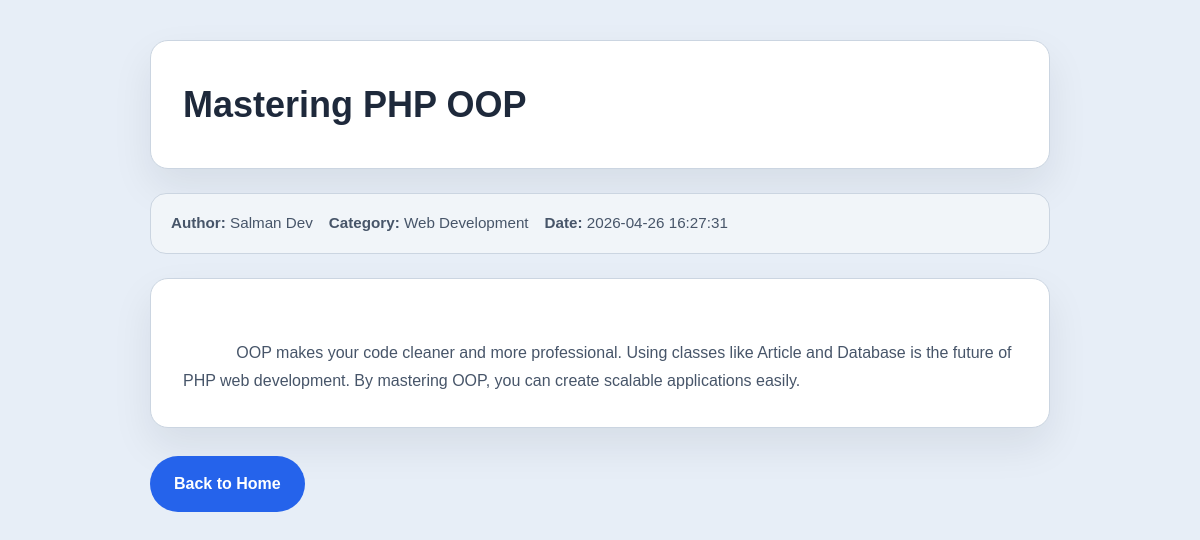
Before: /views/article_detail.php?id=1&source=admin with the older database file.
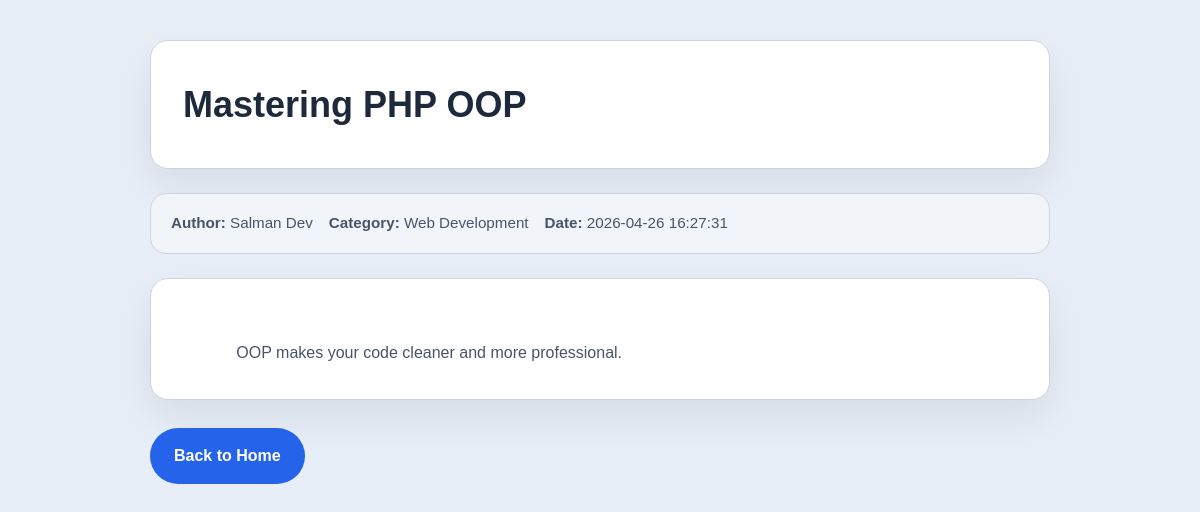
After: the same page with the newer database file.
### tables this page shows
CREATE TABLE IF NOT EXISTS article (
    id_article INT PRIMARY KEY AUTO_INCREMENT,
    title VARCHAR(255) NOT NULL,
    contenu TEXT NOT NULL,
    date_publication DATETIME DEFAULT CURRENT_TIMESTAMP,
    status ENUM('published', 'draft') DEFAULT 'published',
    id_user INT,
    id_catalog INT,
    FOREIGN KEY (id_user) REFERENCES users(id_user) ON DELETE SET NULL,
    FOREIGN KEY (id_catalog) REFERENCES catalog(id_catalog) ON DELETE SET NULL
);

CREATE TABLE IF NOT EXISTS users (
    id_user INT PRIMARY KEY AUTO_INCREMENT,
    name_user VARCHAR(100) NOT NULL,
    email_user VARCHAR(100) UNIQUE NOT NULL,
    password_user VARCHAR(255) NOT NULL,
  
    role ENUM('admin', 'user') DEFAULT 'user' 
);

CREATE TABLE IF NOT EXISTS catalog (
    id_catalog INT PRIMARY KEY AUTO_INCREMENT,
    name_catalog VARCHAR(100) NOT NULL
);

### core/article.php (called while the page is built, shortened)
<?php
class Article {
    private $conn;
    private $table = "article";
    public function __construct($db) {
        $this->conn = $db;
    }
    public function readOne($id) {
        $sql = "SELECT a.*, u.name_user, u.email_user, c.name_catalog
                FROM {$this->table} a
                LEFT JOIN users u ON a.id_user = u.id_user
                LEFT JOIN catalog c ON a.id_catalog = c.id_catalog
                WHERE a.id_article = :id";
        $stmt = $this->conn->prepare($sql);
        $stmt->execute(['id' => $id]);
        return $stmt->fetch(PDO::FETCH_ASSOC);
    }
}

### views/article_detail.php (the view, shortened to what this page needs)
<?php
require_once "../core/article.php";
$database = new Database();
$conn = $database->getConnection();
$articleOBJ = new Article($conn);
$redirect_url = (isset($_GET['source']) && $_GET['source'] === 'admin') ? "../admin/home.php" : "index.php";
if(isset($_GET['id'])) {
    $id = (int)$_GET['id'];
    $art = $articleOBJ->readOne($id);
} else {
    header("Location: " . $redirect_url);
    exit();
}
?>
<!DOCTYPE html>
<html lang="en">
<head>
    <link rel="stylesheet" href="../assets/css/article_detail.css">
</head>
<body>
    <div class="article-page">
        <header class="article-header">
            <h1><?php echo htmlspecialchars($art['title']); ?></h1>
        </header>
        <div class="article-meta">
            <span><strong>Author:</strong> <?php echo htmlspecialchars($art['name_user']); ?></span>
            <span><strong>Category:</strong> <?php echo htmlspecialchars($art['name_catalog']); ?></span>
            <span><strong>Date:</strong> <?php echo htmlspecialchars($art['date_publication']); ?></span>
        </div>
        <div class="article-content">
            <?php echo nl2br(htmlspecialchars($art['contenu'])); ?>
        </div>
        <a class="button" href="<?php echo htmlspecialchars($redirect_url); ?>">Back to Home</a>
    </div>
</body>
</html>

Changed rows visible on the page:
changed article "Mastering PHP OOP": contenu "…cleaner and more professional. Using classes like Article and Database is the future of PHP web development. By mastering OOP, you can create scalable applications easily." → "OOP makes your code cleaner and more professional."
